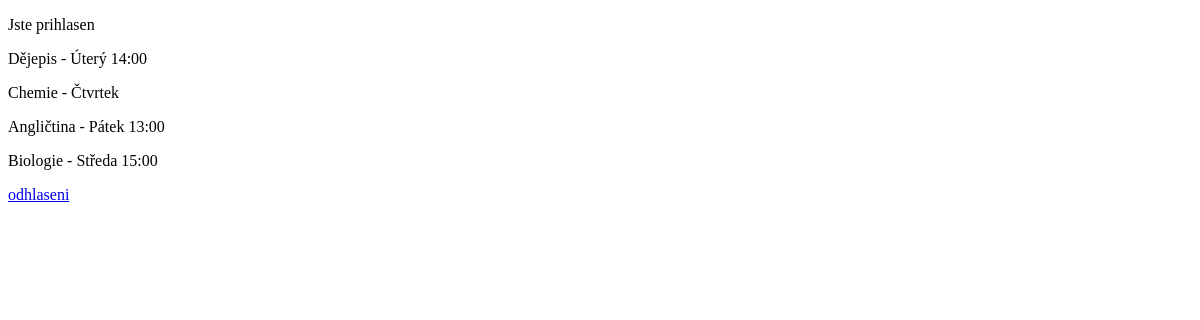
Page / (signed in) on the earlier database version.
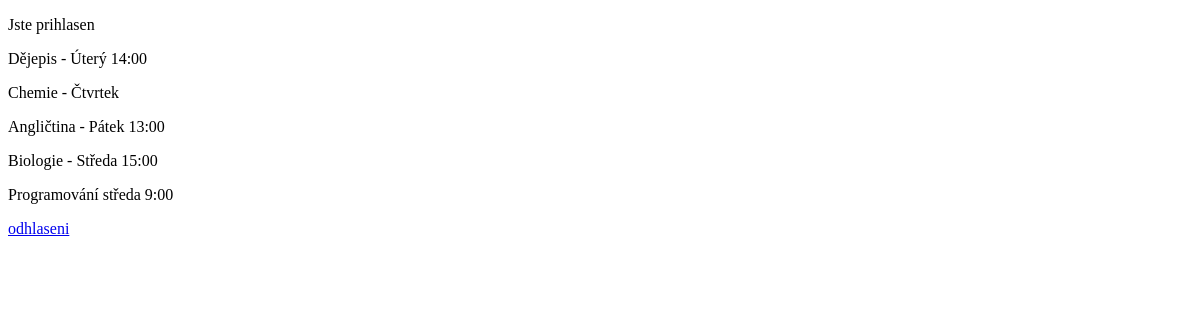
Same page on the later database version.
### application/models.py (models this page shows, shortened)
class Lecture(models.Model):
    name = models.CharField(max_length=50)
    students = models.ManyToManyField(Student, related_name='students')
    teacher = models.ForeignKey(Teacher, on_delete=models.CASCADE, related_name='teacher')

### application/views.py (the view, shortened to what this page needs)
# urls.py: path('', views.index_teacher, name='index'),
def index_teacher(request):
    user = request.user
    if hasattr(user, 'student_profile') and user:
        student = user.student_profile
        lectures = Lecture.objects.filter(students=student)
        return render(request, 'index-student.html', {'lectures': lectures})

### application/templates/index-student.html (shortened to what this page needs)
<!DOCTYPE html>
<html lang="en">
<head>
</head>
<body>
    <p>Jste prihlasen</p>
    {% if user.is_superuser %}
        <p><a href="/admin">ADMIN stranka</a></p>
        <br>
    {% else %}
        {% for lecture in lectures %}
            <p>{{lecture.name}}</p>
        {% endfor %}
    {% endif %}
    <p><a href="/odhlaseni">odhlaseni</a></p>
</body>
</html>

Differences in the rows shown:
added Lecture: name "Programování středa 9:00"
